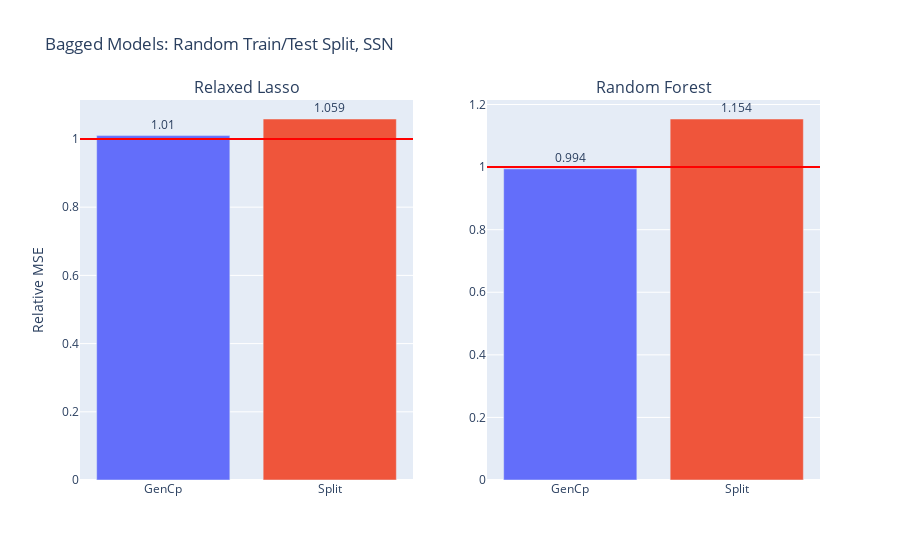

This figure's notebook cell:
### Code cell
fig = gen_model_barplots(
    model_errs, 
    model_names, 
    est_names, 
    title="Bagged Models: Random Train/Test Split, SSN", 
)
fig.show()

### Figure 1 — Plotly figure (JSON) as saved in the notebook; plotly's stock layout.template omitted (floating-point values rounded to 4 significant figures)
{"data": [{"marker": {"color": ["#636EFA", "#EF553B", "#00CC96", "#AB63FA", "#FFA15A", "#19D3F3", "#FF6692", "#B6E880", "#FF97FF", "#FECB52"]}, "text": [1.01, 1.059], "textposition": "outside", "type": "bar", "x": ["GenCp", "Split"], "xaxis": "x", "y": [1.01, 1.059], "yaxis": "y"}, {"marker": {"color": ["#636EFA", "#EF553B", "#00CC96", "#AB63FA", "#FFA15A", "#19D3F3", "#FF6692", "#B6E880", "#FF97FF", "#FECB52"]}, "text": [0.994, 1.154], "textposition": "outside", "type": "bar", "x": ["GenCp", "Split"], "xaxis": "x2", "y": [0.9943, 1.154], "yaxis": "y2"}], "layout": {"annotations": [{"font": {"size": 16}, "showarrow": false, "text": "Relaxed Lasso", "x": 0.225, "xanchor": "center", "xref": "paper", "y": 1, "yanchor": "bottom", "yref": "paper"}, {"font": {"size": 16}, "showarrow": false, "text": "Random Forest", "x": 0.775, "xanchor": "center", "xref": "paper", "y": 1, "yanchor": "bottom", "yref": "paper"}], "shapes": [{"line": {"color": "red"}, "type": "line", "x0": 0, "x1": 1, "xref": "x domain", "y0": 1, "y1": 1, "yref": "y"}, {"line": {"color": "red"}, "type": "line", "x0": 0, "x1": 1, "xref": "x2 domain", "y0": 1, "y1": 1, "yref": "y2"}], "showlegend": false, "title": {"text": "Bagged Models: Random Train/Test Split, SSN"}, "xaxis": {"anchor": "y", "domain": [0, 0.45]}, "xaxis2": {"anchor": "y2", "domain": [0.55, 1]}, "yaxis": {"anchor": "x", "domain": [0, 1], "title": {"text": "Relative MSE"}}, "yaxis2": {"anchor": "x2", "domain": [0, 1]}}}
